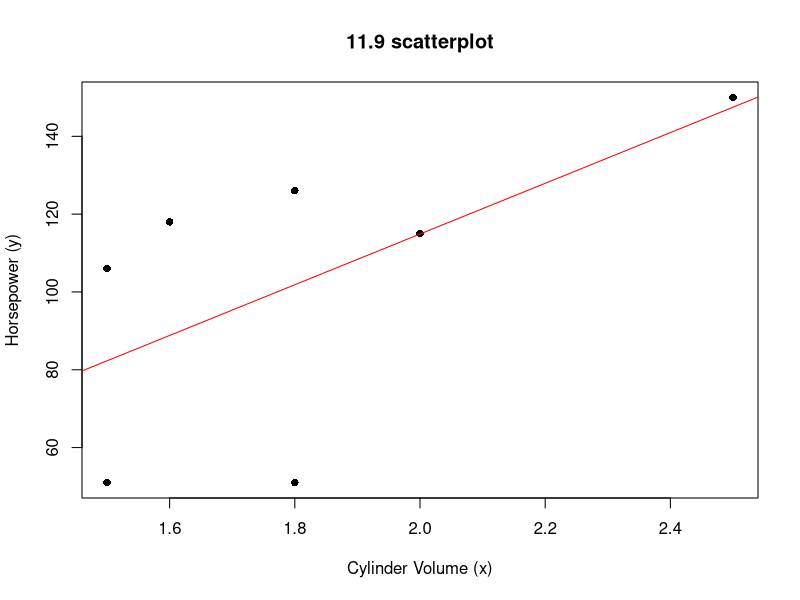

Source code (R): (Note: this script raises an error after producing the figure.)
volume <- c(1.8,1.5,2.0,2.5,1.8,2.5,1.6,1.5)
horsepower <- c(51,51,115,150,126,150,118,106)

n <- length(volume)
plot(volume,horsepower,main="11.9 scatterplot"
     ,xlab="Cylinder Volume (x)"
     ,ylab="Horsepower (y)",pch=16)#answer(a)
abline(reg=lm(horsepower~volume),col="red")#answer(c)

xmean <- mean(volume)
ymean <- mean(horsepower)
sxx   <- sum((volume-xmean)^2)
sxy   <- sum((volume-xmean)*(horsepower-ymean))
slope <- sxy/sxx
beta  <- ymean-xmean*slope

f=makeFun(-15.45 + 65.17*x~x)
plotFun(f(x)~x,x.lim=range(1.5,2.5))#answer(b)

print(f(1.9)) #answer(d)
